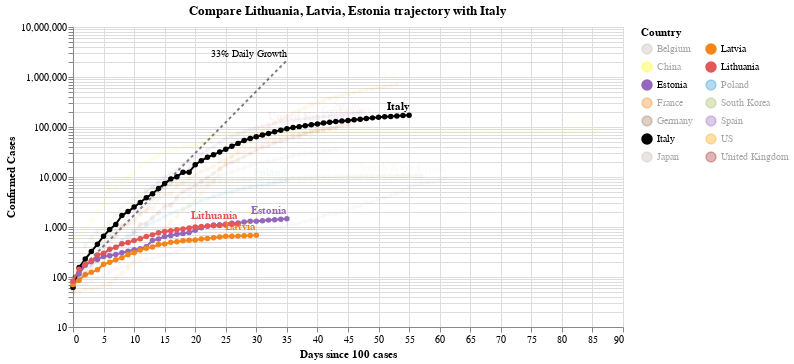

Source (notebook cell):
### Code cell
#hide_input
chart3 = make_since_chart(['Lithuania', 'Latvia', 'Estonia'])
chart3

### Figure 1 — Vega-Lite specification as saved in the notebook (floating-point values rounded to 4 significant figures; data arrays with more than 128 entries replaced by an {"elided": "..."} marker saying what was removed)
{"config": {"view": {"continuousWidth": 400, "continuousHeight": 300}}, "layer": [{"mark": {"type": "line", "color": "black", "opacity": 0.5, "strokeDash": [3, 3]}, "encoding": {"x": {"type": "quantitative", "field": "Days since 100 cases"}, "y": {"type": "quantitative", "field": "Confirmed Cases"}}}, {"mark": {"type": "text", "align": "right", "dy": -6, "fontSize": 10, "text": "33% Daily Growth"}, "encoding": {"x": {"type": "quantitative", "field": "Days since 100 cases"}, "y": {"type": "quantitative", "field": "Confirmed Cases"}}, "transform": [{"filter": "(datum['Days since 100 cases'] >= 35)"}]}, {"data": {"name": "data-aede39ef61cbf493733d28b9d2a920fe"}, "mark": {"type": "line", "point": true}, "encoding": {"color": {"type": "nominal", "field": "Country", "legend": {"columns": 2}, "scale": {"domain": ["Belgium", "China", "Estonia", "France", "Germany", "Italy", "Japan", "Latvia", "Lithuania", "Poland", "South Korea", "Spain", "US", "United Kingdom"], "range": ["#C1B7AD", "yellow", "#9467bd", "#F58518", "#9D755D", "black", "#C1B7AD", "#F58518", "#E45756", "#2495D3", "#A1BA59", "#9467bd", "orange", "brown"]}}, "opacity": {"condition": {"value": 1, "selection": "selector002"}, "value": 0.05}, "tooltip": [{"type": "nominal", "field": "Country"}, {"type": "temporal", "field": "Date"}, {"type": "quantitative", "field": "Confirmed Cases"}, {"type": "quantitative", "field": "Days since 100 cases"}], "x": {"type": "quantitative", "field": "Days since 100 cases"}, "y": {"type": "quantitative", "field": "Confirmed Cases", "scale": {"type": "log"}}}, "selection": {"selector002": {"type": "multi", "fields": ["Country"], "bind": "legend", "init": [{"Country": "Lithuania"}, {"Country": "Latvia"}, {"Country": "Estonia"}, {"Country": "Italy"}]}}, "width": 550}, {"data": {"name": "data-aede39ef61cbf493733d28b9d2a920fe"}, "mark": {"type": "text", "align": "right", "dy": -8, "fontWeight": "bold"}, "encoding": {"color": {"type": "nominal", "field": "Country", "legend": {"columns": 2}, "scale": {"domain": ["Belgium", "China", "Estonia", "France", "Germany", "Italy", "Japan", "Latvia", "Lithuania", "Poland", "South Korea", "Spain", "US", "United Kingdom"], "range": ["#C1B7AD", "yellow", "#9467bd", "#F58518", "#9D755D", "black", "#C1B7AD", "#F58518", "#E45756", "#2495D3", "#A1BA59", "#9467bd", "orange", "brown"]}}, "opacity": {"condition": {"value": 1, "selection": "selector002"}, "value": 0.05}, "text": {"type": "nominal", "field": "Country"}, "tooltip": [{"type": "nominal", "field": "Country"}, {"type": "temporal", "field": "Date"}, {"type": "quantitative", "field": "Confirmed Cases"}, {"type": "quantitative", "field": "Days since 100 cases"}], "x": {"type": "quantitative", "field": "Days since 100 cases"}, "y": {"type": "quantitative", "field": "Confirmed Cases", "scale": {"type": "log"}}}, "transform": [{"filter": "(datum['Date'] >= 1587081600000)"}], "width": 550}], "data": {"name": "data-c1a3bbf4dd040f2e7e8e7a69520e3c2a"}, "title": "Compare Lithuania, Latvia, Estonia trajectory with Italy", "$schema": "https://vega.github.io/schema/vega-lite/v4.0.2.json", "datasets": {"data-c1a3bbf4dd040f2e7e8e7a69520e3c2a": [{"Days since 100 cases": 0, "Confirmed Cases": 100.0}, {"Days since 100 cases": 1, "Confirmed Cases": 133.0}, {"Days since 100 cases": 2, "Confirmed Cases": 176.9}, {"Days since 100 cases": 3, "Confirmed Cases": 235.3}, {"Days since 100 cases": 4, "Confirmed Cases": 312.9}, {"Days since 100 cases": 5, "Confirmed Cases": 416.2}, {"Days since 100 cases": 6, "Confirmed Cases": 553.5}, {"Days since 100 cases": 7, "Confirmed Cases": 736.1}, {"Days since 100 cases": 8, "Confirmed Cases": 979.1}, {"Days since 100 cases": 9, "Confirmed Cases": 1302.0}, {"Days since 100 cases": 10, "Confirmed Cases": 1732.0}, {"Days since 100 cases": 11, "Confirmed Cases": 2303.0}, {"Days since 100 cases": 12, "Confirmed Cases": 3064.0}, {"Days since 100 cases": 13, "Confirmed Cases": 4074.0}, {"Days since 100 cases": 14, "Confirmed Cases": 5419.0}, {"Days since 100 cases": 15, "Confirmed Cases": 7207.0}, {"Days since 100 cases": 16, "Confirmed Cases": 9586.0}, {"Days since 100 cases": 17, "Confirmed Cases": 12750.0}, {"Days since 100 cases": 18, "Confirmed Cases": 16960.0}, {"Days since 100 cases": 19, "Confirmed Cases": 22550.0}, {"Days since 100 cases": 20, "Confirmed Cases": 29990.0}, {"Days since 100 cases": 21, "Confirmed Cases": 39890.0}, {"Days since 100 cases": 22, "Confirmed Cases": 53060.0}, {"Days since 100 cases": 23, "Confirmed Cases": 70560.0}, {"Days since 100 cases": 24, "Confirmed Cases": 93850.0}, {"Days since 100 cases": 25, "Confirmed Cases": 124800.0}, {"Days since 100 cases": 26, "Confirmed Cases": 166000.0}, {"Days since 100 cases": 27, "Confirmed Cases": 220800.0}, {"Days since 100 cases": 28, "Confirmed Cases": 293700.0}, {"Days since 100 cases": 29, "Confirmed Cases": 390600.0}, {"Days since 100 cases": 30, "Confirmed Cases": 519500.0}, {"Days since 100 cases": 31, "Confirmed Cases": 690900.0}, {"Days since 100 cases": 32, "Confirmed Cases": 918900.0}, {"Days since 100 cases": 33, "Confirmed Cases": 1222000.0}, {"Days since 100 cases": 34, "Confirmed Cases": 1625000.0}, {"Days since 100 cases": 35, "Confirmed Cases": 2162000.0}], "data-aede39ef61cbf493733d28b9d2a920fe": {"elided": "685 records"}}}
